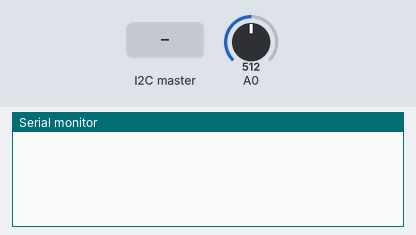
A sketch run on a simulated Arduino Mega 2560, built with avr-gcc and run on an emulated ATmega2560. On the bench: the last lines printed to the serial monitor. Inputs (shaded band) come from the test bench; at power-on: A0 = 512.

Above: at 1.2 s.
1.3 s: the I2C master sends the byte 1
At 2.2 s:
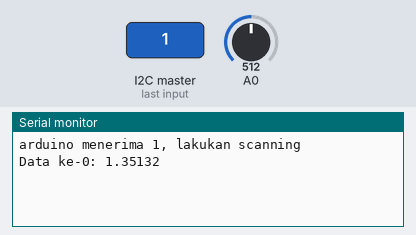
3.2 s: A0 set to 716
At 4.0 s:
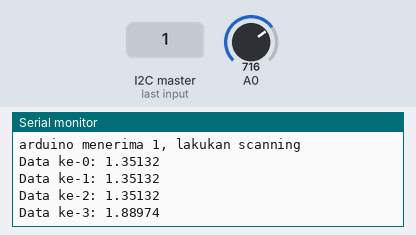
4.7 s: A0 set to 900
At 5.2 s:
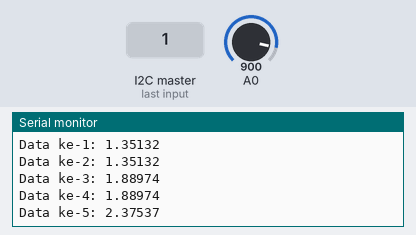
Timing chart, 0 to 7.7 s (numbered marks = the images above; inputs shaded):
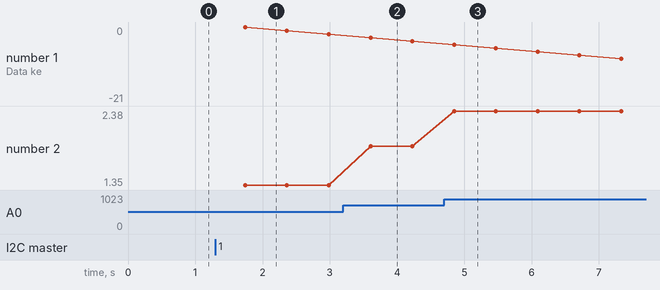

Measured:
- after the input at 1.3 s, the serial monitor: prints a new line at once (image 1)
- after the input at 3.2 s, the serial monitor: prints a new line after 0.41 s (image 2)
- after the input at 4.7 s, the serial monitor: prints a new line after 0.15 s (image 3)
- plotted number 2: 1.35 → 1.89 after the input at 3.2 s, 1.89 → 2.38 after the input at 4.7 s

The sketch:

tes_i2c.ino
```cpp
#include <Wire.h>
#include <Arduino.h>
#define SLAVE_ADDRESS 0x04
#define DATA_SIZE 208
#define FLOATS_SENT 8 //maksimal yg bisa dikirim adl 8 data

int index = 0;
int flag_int_to_send_to_PI = 0;
int flag_int_received_from_PI = 0;
float scanned[DATA_SIZE];
float volt = 0.0;
int canScan = 0;
float data[FLOATS_SENT];

//{22,23,24,25},  MUX V1 vPos
//{26,27,28,29},  MUX V2 vNeg
//{30,31,32,33},  MUX I1 aPos
//{34,35,36,37}   MUX I2 aNeg

// init pin multiplexer output
int mux[4][4] = {{22,23,24,25},{26,27,28,29},{30,31,32,33},{34,35,36,37}}; // pin s0,s1,s2,s3 all multiplexer
int ENMux[4] = {52,50,48,46};    // port EN all multiplexer


void setup() {
     Wire.begin(SLAVE_ADDRESS);
     Wire.onReceive(receiveData);
     Wire.onRequest(sendData);

     for(int k=0;k<4;k++){
        for(int l=0;l<4;l++){
            pinMode(mux[k][l], OUTPUT);
        }
        digitalWrite(ENMux[k],LOW);
     }

     Serial.begin(9600);
     flag_int_to_send_to_PI = 1;
}

void loop() {
  //cocot();
  if (canScan == 1){
    scanEITfull();
    canScan = 0;
  }
}

// get voltage measurement
float getVoltage(){
    int value = analogRead(A0);
    float voltage = value*(2.7/1023.0);  //2.7 merupakan tegangan yg dikeluarkan oleh mux ketika switching
    //Serial.print("volt: "); Serial.println(voltage);
    return (voltage);
}

// control multiplexer, change decimal to biner
void multiplex(int tipe, int chanel){
    int bits;
    for(int i=0;i<4;i++){
        bits = chanel%2;
        chanel =(int) chanel/2;

        //Serial.print("Mux:");Serial.print(mux[tipe][i]);Serial.print(" ");Serial.print("bits:");Serial.println(bits);
        digitalWrite(mux[tipe][i], bits);
    }
    delay(10);
}

void scanEITfull(){
    // init elektroda pertama
    int aPos; // kutub positif arus injeksi
    int aNeg; // kutub negatif arus injeksi
    int vPos; // kutub positif ukur tegangan
    int vNeg; // kutub negatif ukur tegangan

    for(int i=0; i<DATA_SIZE; i++){
        if(i%13==0){
            aNeg=int(i/13);
            aPos=aNeg+1;
            vPos = 0;
            vNeg = vPos+1;
            if(aPos==16) aPos=0;
            if((aNeg==vPos) && (aPos==vNeg)){
                vPos=2;
                vNeg=3;
            }else if((aNeg==vNeg) || (vPos==aPos)) {
                vPos=aPos+1;
                vNeg=vPos+1;
            }
            multiplex(2, aPos);  // multiplexer 2 handle kutub positif arus injeksi MUX I1
            multiplex(3, aNeg);  // multiplexer 3 handle kutub negatif arus injeksi MUX I2
            //Serial.print("Arus injeksi  aNeg:");Serial.print(aNeg);Serial.print(" ");Serial.print("aPos:");Serial.println(aPos);
        }else{
            vPos++;
            vNeg=vPos+1;
            if((vNeg==aNeg)) {
                vPos=aPos+1;
                vNeg=vPos+1;
            }
            if(vNeg==16) vNeg=0;
        }
        //Serial.print("Volt  vNeg:");Serial.print(vNeg);Serial.print(" ");Serial.print("vPos:");Serial.println(vPos);
        delay(200);
        multiplex(0, vPos);  // multiplexer 0 handle kutub positif tegangan MUX V1
        multiplex(1, vNeg);  // multiplexer 1 handle kutub negatif tegangan MUX V2
        delay(200);
        volt = getVoltage();
        scanned[i] = volt;
        Serial.print("Data ke-"); Serial.print(i); Serial.print(": "); Serial.println(volt,5);
        delay(200);
    }
}

void receiveData(int byteCount) {

    while(Wire.available()) {
        flag_int_received_from_PI = Wire.read();

        if(flag_int_received_from_PI == 1) {
            Serial.println("arduino menerima 1, lakukan scanning");

            canScan = 1;

            //Serial.println("Selesai scanning");
            //Serial.println("kirim jml data ke PI.");
            flag_int_to_send_to_PI = 2;
        }

        else if (flag_int_received_from_PI == DATA_SIZE){
            Serial.println("arduino menerima DATA_SIZE, kirim float ke PI");
            flag_int_to_send_to_PI = 3;
        }
        else if(flag_int_received_from_PI == 9) {
            Serial.println("Reset data.");
            flag_int_to_send_to_PI = 1;
            flag_int_received_from_PI = 0;
            for(int i=0; i<DATA_SIZE; i++){
              scanned[i] = 0;
            }
            index = 0;
        }
    }
}

void sendData() {

    if(flag_int_to_send_to_PI == 1) {
        Serial.println("Komunikasi dimulai : mengirim 1 ke PI");
        Wire.write(flag_int_to_send_to_PI);
    }
    else if(flag_int_to_send_to_PI == 2){
      if(canScan == 1){
        Serial.println("Masih scanning");
        flag_int_to_send_to_PI = 2;
      }
      else{
        Serial.println("Selesai scanning, Arduino mengirim jml data ke PI");
        flag_int_to_send_to_PI = DATA_SIZE;
      }
      Wire.write(flag_int_to_send_to_PI);
    }

//    else if(flag_int_to_send_to_PI == DATA_SIZE) {
//        Serial.println("Arduino mengirim jml data ke PI");
//        Wire.write(flag_int_to_send_to_PI);
//    }

    else if(flag_int_to_send_to_PI == 3) {
      if(index < DATA_SIZE){
        int scanned_idx = index;
        for(int i=0; i<FLOATS_SENT; i++){
          data[i] = scanned[scanned_idx];
          //Serial.println(data[i]);
          scanned_idx++;
        }
        //Serial.println("lalu");
        //Wire.write((byte*) &scanned[index], 1*sizeof(float));
        Wire.write((byte*) &data, FLOATS_SENT*sizeof(float));  //kirim paket, isinya 8 data per paket
        index=index+8;
      }
      else{
        Serial.println("Kirim flag Selesai ke PI. 9");
        flag_int_to_send_to_PI = 9;
        Wire.write(flag_int_to_send_to_PI);
      }
    }

}

void cocot2(){
  for(int i=0; i<DATA_SIZE; i++){
    scanned[i] = 0.5;
    delay(200);
    //Serial.println(scanned[i]);
  }

  scanned[0] = 1.0;
  scanned[207] = 1.1;
}

void cocot(){
   // digunakan utk tes pengukuran
   // lepas A0 dari arduino kemudian
   // letakkan probe multimeter pada A0
   // kemudian jalankan fungsi ini, fungsi yg lain ditutup

   // init elektroda pertama
    int aPos; // kutub positif arus injeksi
    int aNeg; // kutub negatif arus injeksi
    int vPos; // kutub positif ukur tegangan
    int vNeg; // kutub negatif ukur tegangan

    aPos = 2;
    aNeg = 1;
    vPos = 3;
    vNeg = 4;

    multiplex(2, aPos);  // multiplexer 2 handle kutub positif arus injeksi MUX I1
    multiplex(3, aNeg);  // multiplexer 3 handle kutub negatif arus injeksi MUX I2

    multiplex(0, vPos);  // multiplexer 0 handle kutub positif tegangan MUX V1
    multiplex(1, vNeg);  // multiplexer 1 handle kutub negatif tegangan MUX V2
    volt = getVoltage();
    Serial.println(volt);
    delay(500);
}

//{22,23,24,25},  MUX V1 vPos 1100
//{26,27,28,29},  MUX V2 vNeg 0010
//{30,31,32,33},  MUX I1 aPos 0100
//{34,35,36,37}   MUX I2 aNeg 1000
/*
Mux:30 bits:0
Mux:31 bits:1
Mux:32 bits:0
Mux:33 bits:0

Mux:34 bits:1
Mux:35 bits:0
Mux:36 bits:0
Mux:37 bits:0

Mux:22 bits:1
Mux:23 bits:1
Mux:24 bits:0
Mux:25 bits:0

Mux:26 bits:0
Mux:27 bits:0
Mux:28 bits:1
Mux:29 bits:0
*/
```
